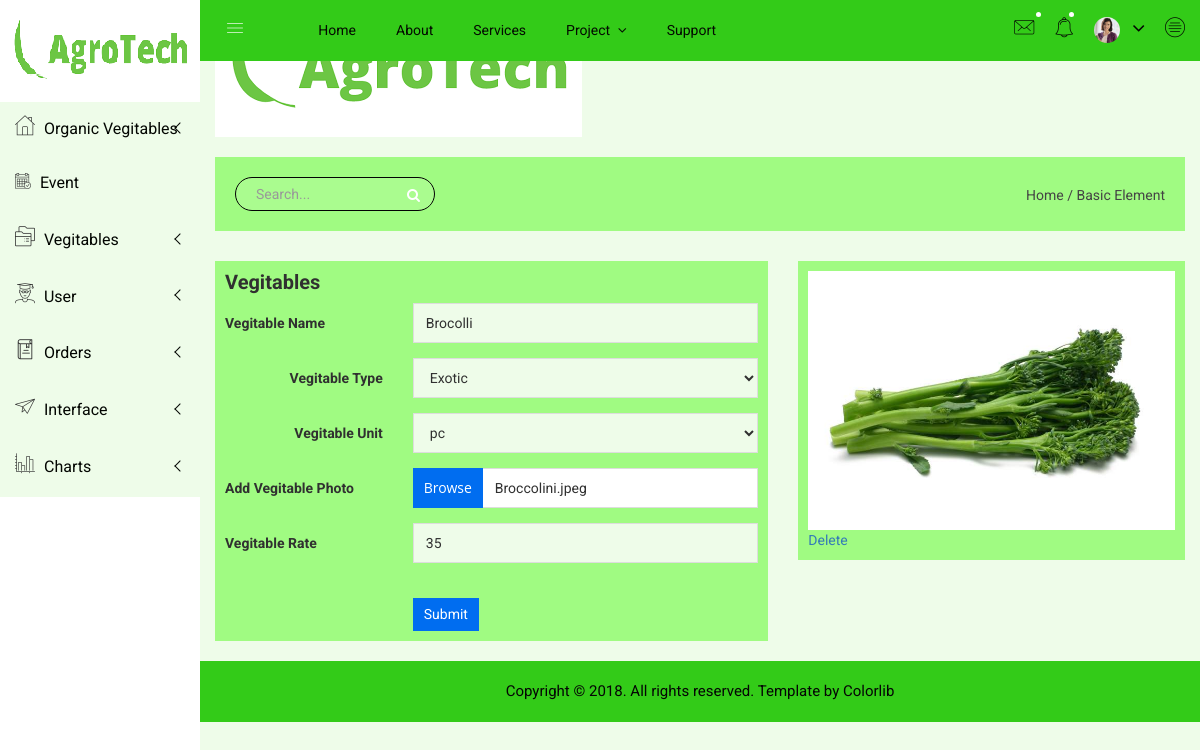
The app's page /Vegetables/edit_vegetable/5 with its own data.
### tables this page shows
CREATE TABLE IF NOT EXISTS `vegitables_mst` (
  `veg_id` int(11) NOT NULL AUTO_INCREMENT,
  `veg_name` varchar(255) NOT NULL,
  `veg_type_id` int(11) NOT NULL,
  `veg_unit_id` int(11) NOT NULL,
  `veg_photo` varchar(255) NOT NULL,
  `veg_rate` varchar(255) NOT NULL,
  PRIMARY KEY (`veg_id`)
);

### application/views/includes/main_layout.php (called while the page is built, shortened)
<?php
$this->load->view('includes/header');
$this->load->view('includes/left_menu');
$this->load->view('includes/mobile_menu_area');
$this->load->view($inner_view);
?>

### application/controllers/Vegetables.php (called while the page is built, shortened)
<?php
class Vegetables extends CI_Controller {
	function __construct(){
		$this->load->Model('Veg_Model');
		$config['upload_path']          = './uploads/vegetables/';
        $config['allowed_types']        = 'gif|jpg|png|jpeg';
        $config['max_size']             = 500;
        $config['max_width']            = 1024;
        $config['max_height']           = 768;
        $this->load->library('upload', $config);
	}
	function edit_vegetable($veg_id){
		$result=$this->Veg_Model->get_Vegies_details($veg_id);
		$data['rs']=$result;
		$veg_units=$this->Veg_Model->get_Units();
		$data['result']=$veg_units;
		$veg_type=$this->Veg_Model->gettypes();
		$data['types']=$veg_type;
		$data['inner_view']='edit_vegies';
		$this->load->view('includes/main_layout',$data);
	}
}
?>

### index.php (called while the page is built, shortened)
<?php
require_once BASEPATH.'core/CodeIgniter.php';

### application/models/Veg_Model.php (called while the page is built, shortened)
<?php
class Veg_Model extends CI_Model {
	function get_Vegies_details($id)
	{
		$this->db->where('veg_id',$id);
		$result=$this->db->get('vegitables_mst');
		return $result->row_array();
	}
	function get_Units()
    {
	  $result= $this->db->get('vegies_unit_mst');
	  return $result->result_array();
    }
	function gettypes()
	{
		 $result= $this->db->get('vegies_type_mst');
	     return $result->result_array();
	}
}
?>

### application/views/edit_vegies.php (the view, shortened to what this page needs)
<div class="basic-form-area mg-b-15">
            <div class="container-fluid">
                <div class="row">
<div class="col-lg-7 col-md-7 col-sm-7 col-xs-12">
                        <div class="sparkline9-list responsive-mg-b-30">
                            <div class="sparkline9-hd">
                                <div class="main-sparkline9-hd">
                                    <h1>Vegitables</h1>
                                </div>
                            </div>
                            <div class="sparkline9-graph">
                                <div class="basic-login-form-ad">
                                    <div class="row">
                                        <div class="col-lg-12 col-md-12 col-sm-12 col-xs-12">
                                            <div class="basic-login-inner">
                                                <form name="frm" id="frm" method="post" action="<?php echo base_url().'Vegetables/edit_vegetable_action'?>" enctype="multipart/form-data">
                                                <div class="form-group-inner">
                                                        <div class="row">
                                                            <div class="col-lg-4 col-md-4 col-sm-4 col-xs-12">
                                                                <label class="login2">Vegitable Name</label>
                                                            </div>
                                                            <div class="col-lg-8 col-md-8 col-sm-8 col-xs-12">
                                                                <input type="text" name="veg_name"  id="veg_name" class="form-control" placeholder="Enter vegitable name" value="<?php echo $rs['veg_name'];?>">
                                                            </div>
                                                        </div>
                                                    </div>
                                                    <div class="form-group-inner">
                                                        <div class="row">
                                                    <div class="col-lg-4 col-md-4 col-sm-4 col-xs-12">
                                                                <label class="login2 pull-right pull-right-pro">Vegitable Type</label>
                                                            </div>
                                                            <div class="col-lg-8 col-md-8 col-sm-8 col-xs-12">
                                                                <div class="form-select-list">
                                                                    <select class="form-control custom-select-value" name="veg_type" id="veg_type">
				<?php
             for($i=0;$i<count($types);$i++){
             	$selected="";
             	if($types[$i]['type_id']==$rs['veg_type_id'])
             	{
					$selected="selected='selected'";
					}
             	?>
		     	<option value="<?php echo $types[$i]['type_id']?>"<?php echo $selected?>><?php echo $types[$i]['veg_type'];?></option>
																			<?php }?>														</select>
                                                                </div>
                                                            </div>
                                                        </div>
                                                    </div>
                                                    <div class="form-group-inner">
                                                        <div class="row">
                                                    <div class="col-lg-4 col-md-4 col-sm-4 col-xs-12">
                                                                <label class="login2 pull-right pull-right-pro">Vegitable Unit</label>
                                                            </div>
                                                            <div class="col-lg-8 col-md-8 col-sm-8 col-xs-12">
                                                                <div class="form-select-list">
                                                                    <select class="form-control custom-select-value" name="veg_unit" id="veg_unit">
        <?php
             for($i=0;$i<count($result);$i++){
             	$selected="";
             	if($result[$i]['vunit_id']==$rs['veg_unit_id'])
             	{
					$selected="selected='selected'";
					}
             	?>
		     	<option value="<?php echo $result[$i]['vunit_id'];?>"<?php echo $selected?>><?php echo $result[$i]['vunit_unit'];?></option>
																			<?php }?>
																		</select>
                                                                </div>
                                                            </div>
                                                        </div>
                                                    </div>
                                                    <div class="form-group-inner">
                                                        <div class="row">
                                                            <div class="col-lg-4 col-md-4 col-sm-4 col-xs-12">
                                                                <label class="login2">Add Vegitable Photo</label>
                                                            </div>
                                                             <div class="col-lg-8 col-md-8 col-sm-8 col-xs-12">
                                                                <div class="file-upload-inner ts-forms">
                                                                    <div class="input prepend-small-btn">
                                                                        <div class="file-button">
                                                                            Browse
                                                                        </div>
 <?php
   if(file_exists(FCPATH.'uploads/vegetables/'.$rs['veg_photo']))
   {
   	     $photo_name=$rs['veg_photo'];
    }
   else
   {
   	   $photo_name="";
   }
   ?>
         <input type="text" name="veg_pic" id="veg_pic" placeholder="no file selected" value="<?php echo $photo_name;?>">
                                                                    </div>
                                                                </div>
                                                            </div>
                                                        </div>
                                                    </div>
                                                    <div class="form-group-inner">
                                                        <div class="row">
                                                            <div class="col-lg-4 col-md-4 col-sm-4 col-xs-12">
                                                                <label class="login2">Vegitable Rate</label>
                                                            </div>
                                                            <div class="col-lg-8 col-md-8 col-sm-8 col-xs-12">
                                                                <input type="text" name="veg_rate"  id="veg_rate" class="form-control" value="<?php echo $rs['veg_rate']?>">
                                                            </div>
                                                        </div>
                                                    </div>
                                                    <div class="login-btn-inner">
                                                       <div class="row">
                                                            <div class="col-lg-4 col-md-4 col-sm-4 col-xs-12"></div>
                                                            <div class="col-lg-8 col-md-8 col-sm-8 col-xs-12">
                                                                <div class="login-horizental">
                                                                    <button class="btn btn-sm btn-primary login-submit-cs" name="submit" id="submit" type="submit">Submit</button>
                                                                </div>
                                                            </div>
                                                        </div>
                                                    </div>
                                                </form>
                                            </div>
                                        </div>
                                    </div>
                                </div>
                            </div>
                        </div>
                    </div>
                    <?php
                    if($rs['veg_photo']!=""){
                    if(file_exists(FCPATH.'uploads/vegetables/'.$rs['veg_photo'])){?>
                    <div class="col-lg-5 col-md-5 col-sm-5 col-xs-12">
                    	<div class="sparkline9-list responsive-mg-b-30">
                    	<div class="sparkline9-graph">
                    	<div>
                    	    <img src="<?php echo base_url().'uploads/vegetables/'.$rs['veg_photo'];?>">
                    	</div>
                    	<a href="#" onclick="delete_photo('<?php echo $rs['veg_id'];?>')">Delete</a>
                    	</div>
                    	</div>
                    </div>
                   <?php } }?>
                </div>
              </div>
             </div>

### assets/css/main.css (style rules this page uses)
html { color: #222; font-size: 1em; line-height: 1.4; }
audio, canvas, iframe, img, svg, video { vertical-align: middle; }

### assets/css/form/all-type-forms.css (style rules this page uses)
.ts-forms .input { position:relative; }
.ts-forms input[type="text"], .ts-forms input[type="password"], .ts-forms input[type="email"], .ts-forms input[type="search"], .ts-forms input[type="url"], .ts-forms textarea, .ts-forms select { background:#fff; border:2px solid rgba(0,0,0,.12); -webkit-border-radius:3px; -moz-border-radius:3px; -o-border-radius:3px; border-radius:3px; color:rgba(0,0,0,.87); display:block; font-family:inherit; font-size:16px; height:48px; padding:10px 15px; width:100%; outline:none; -webkit-appearance:none; -moz-appearance:none; appearance:none; -webkit-box-sizing:border-box; -moz-box-sizing:border-box; box-sizing:border-box; -webkit-transition:all.4s; -moz-transition:all.4s; -ms-transition:all.4s; -o-transition:all.4s; transition:all.4s; }
.ts-forms .prepend-small-btn .file-button, .ts-forms .append-small-btn .file-button { width:64px; }
.ts-forms .prepend-small-btn .file-button, .ts-forms .prepend-big-btn .file-button { left:4px; }
.ts-forms .append-small-btn .file-button, .ts-forms .append-big-btn .file-button, .ts-forms .prepend-small-btn .file-button, .ts-forms .prepend-big-btn .file-button { -webkit-border-radius:2px; -moz-border-radius:2px; -o-border-radius:2px; border-radius:2px; }
.ts-forms .prepend-small-btn input[type="text"] { padding-left:81px; }
.ts-forms .file-button { color:#fff; display:block; font-family:'Open Sans',Helvetica,Arial,sans-serif; font-size:14px; height:40px; line-height:40px; outline:none; overflow:hidden; position:absolute; text-align:center; top:4px; z-index:1; }
.ts-forms .primary-btn, .ts-forms .file-button, .ts-forms .secondary-btn { background:#FF0000; -webkit-transition:background.2s; -moz-transition:background.2s; -ms-transition:background.2s; -o-transition:background.2s; transition:background.2s; }

### records on screen
vegitables_mst: veg_name "Brocolli", veg_pic "Broccolini.jpeg", veg_rate "35", veg_photo (picture)

### other values on screen
form field veg_type "Exotic"
form field veg_unit "pc"
